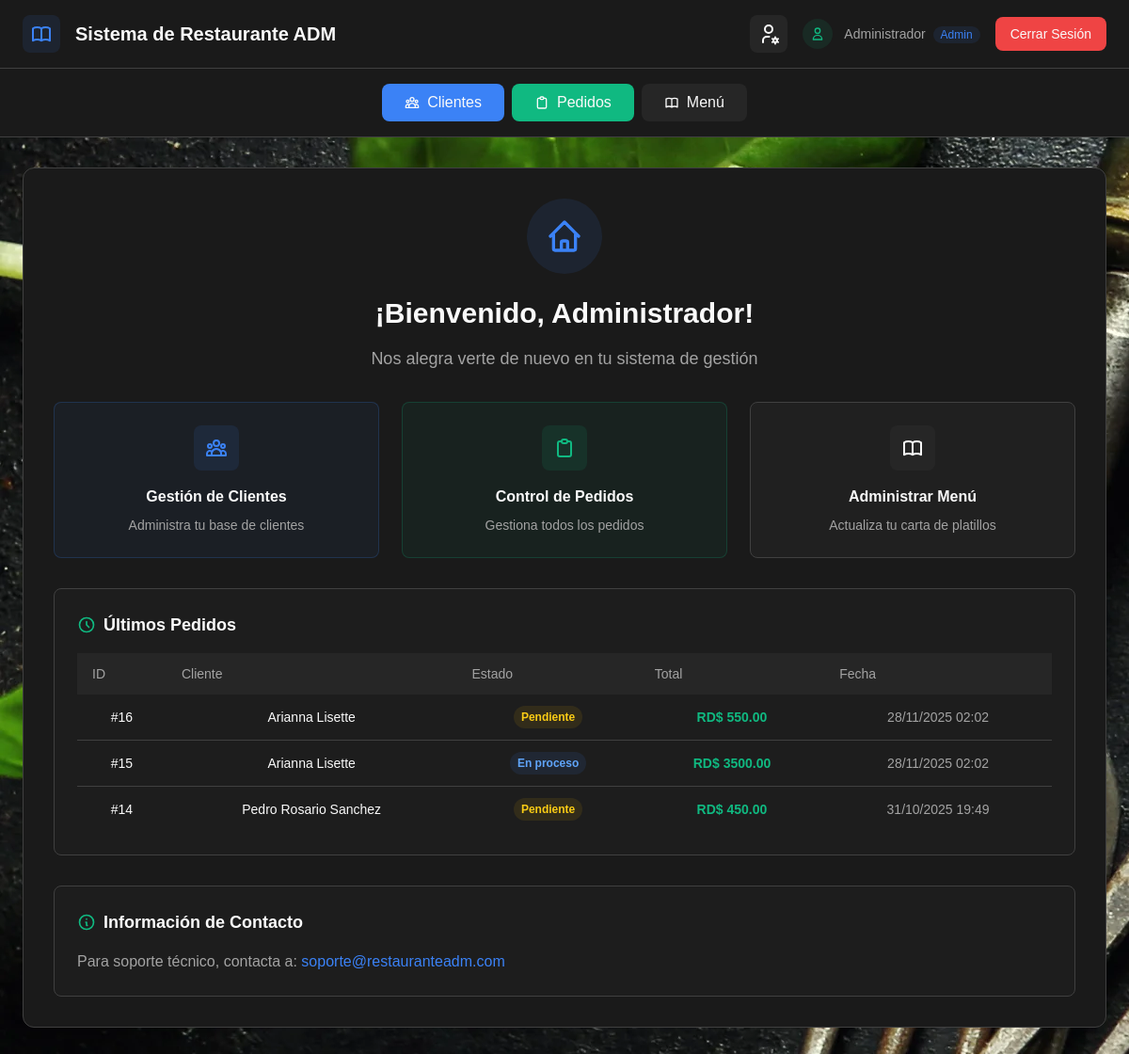
Page /home/ (signed in) on the earlier database version.
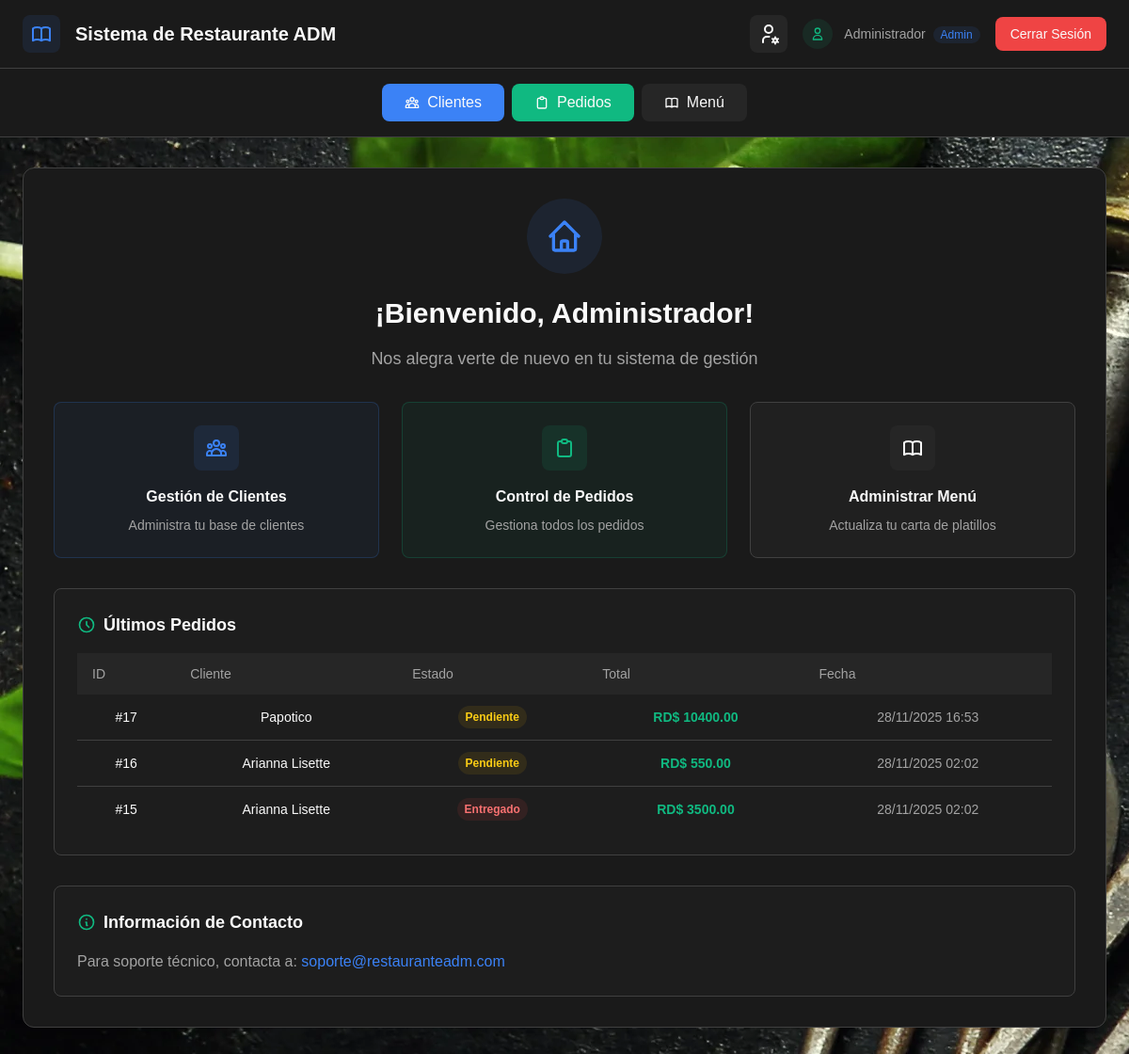
Same page on the later database version.
### Web_Restaurante/models.py (models this page shows, shortened)
class Order(models.Model):
    ESTADO_CHOICES = [
        ('Pendiente', 'Pendiente'),
        ('En proceso', 'En proceso'),
        ('Listo', 'Listo'),
        ('Entregado', 'Entregado'),
        ('Cancelado', 'Cancelado'),
    ]
    cliente = models.ForeignKey(Cliente, on_delete=models.CASCADE)
    platillos = models.ManyToManyField(Menu, through='OrderDetail')
    estado = models.CharField(max_length=20, choices=ESTADO_CHOICES)
    fecha_registro = models.DateTimeField(auto_now_add=True)
    fecha_actualizacion = models.DateTimeField(auto_now=True)

class Cliente(models.Model):
    nombre = models.CharField(max_length=100)
    telefono = models.CharField(max_length=15)
    correo = models.EmailField()
    fecha_registro = models.DateTimeField(auto_now_add=True)

### Web_Restaurante/views.py (the view)
# urls.py: path('home/', views.home, name='home'),
@login_required
@cache_control(no_cache=True, must_revalidate=True, no_store=True)
def home(request):
    ultimos_pedidos = Order.objects.select_related(
        'cliente').order_by('-fecha_registro')[:3]
    for pedido in ultimos_pedidos:
        pedido.total_precio = sum(
            float(detail.menu.precio) * detail.cantidad
            for detail in pedido.orderdetail_set.all()
        )
    context = {
        'ultimos_pedidos': ultimos_pedidos,
    }
    return render(request, 'home.html', context)

### Web_Restaurante/templates/home.html (shortened to what the changed rows need)
<!DOCTYPE html>
<html lang="es">
  <head>
    {% load static %}
    <link rel="stylesheet" href="{% static 'css/base_style.css' %}?v=1.1" />
    <link rel="stylesheet" href="{% static 'css/tailwind.css' %}">
  </head>
  <body class="min-h-screen bg-background text-foreground">
    <header class="bg-card border-b border-border">
      <div class="px-6 py-4">
        <div class="flex items-center justify-between">
          <div class="flex items-center space-x-4">
            <h1 class="text-xl font-bold text-foreground">Sistema de Restaurante ADM</h1>
          </div>
        </div>
      </div>
    </header>
    <main class="flex-1">
      {% block content %}
        <div class="max-w-7xl mx-auto px-6 py-8">
          <div class="bg-card rounded-xl border border-border p-8 text-center">
            <h2 class="text-3xl font-bold text-foreground mb-4">¡Bienvenido, {{ user.username }}!</h2>
            <div class="bg-muted/30 border mt-8 border-border rounded-lg p-6">
              <div class="overflow-x-auto">
                <table class="w-full">
                  <thead class="bg-secondary">
                    <tr>
                      <th class="px-4 py-3 text-left text-sm font-medium text-muted-foreground">ID</th>
                      <th class="px-4 py-3 text-left text-sm font-medium text-muted-foreground">Cliente</th>
                      <th class="px-4 py-3 text-left text-sm font-medium text-muted-foreground">Estado</th>
                      <th class="px-4 py-3 text-left text-sm font-medium text-muted-foreground">Total</th>
                      <th class="px-4 py-3 text-left text-sm font-medium text-muted-foreground">Fecha</th>
                    </tr>
                  </thead>
                  <tbody class="divide-y divide-border">
                    {% for pedido in ultimos_pedidos %}
                      <tr class="hover:bg-muted/20 transition-colors">
                        <td class="px-4 py-3 text-sm text-foreground font-medium">#{{ pedido.id }}</td>
                        <td class="px-4 py-3 text-sm text-foreground">{{ pedido.cliente.nombre }}</td>
                        <td class="px-4 py-3 text-sm">
                          <span class="inline-flex px-2 py-1 rounded-full text-xs font-semibold {% if pedido.estado == 'Pendiente' %}bg-yellow-500/10 text-yellow-400{% elif pedido.estado == 'En proceso' %}bg-blue-500/10 text-blue-400{% elif pedido.estado == 'Listo' %}bg-green-500/10 text-green-400{% else %}bg-red-500/10 text-red-400{% endif %}">
                            {{ pedido.estado }}
                          </span>
                        </td>
                        <td class="px-4 py-3 text-sm text-accent font-semibold">RD$ {{ pedido.total_precio|floatformat:2 }}</td>
                        <td class="px-4 py-3 text-sm text-muted-foreground">{{ pedido.fecha_registro|date:"d/m/Y H:i" }}</td>
                      </tr>
                    {% empty %}
                      <tr>
                        <td colspan="5" class="px-4 py-8 text-center text-muted-foreground">No hay pedidos recientes</td>
                      </tr>
                    {% endfor %}
                  </tbody>
                </table>
              </div>
            </div>
          </div>
        </div>
      {% endblock content %}
    </main>
  </body>
</html>

Differences in the rows shown:
no longer on this page (row unchanged): Order: id "14", cliente.nombre "Pedro Rosario Sanchez", estado "Pendiente", total_precio "450.00", fecha_registro "31/10/2025 19:49"
added Order: id "17", cliente.nombre "Papotico", estado "Pendiente", total_precio "10400.00", fecha_registro "28/11/2025 16:53"
changed Order id 15: estado "En proceso" → "Entregado"
